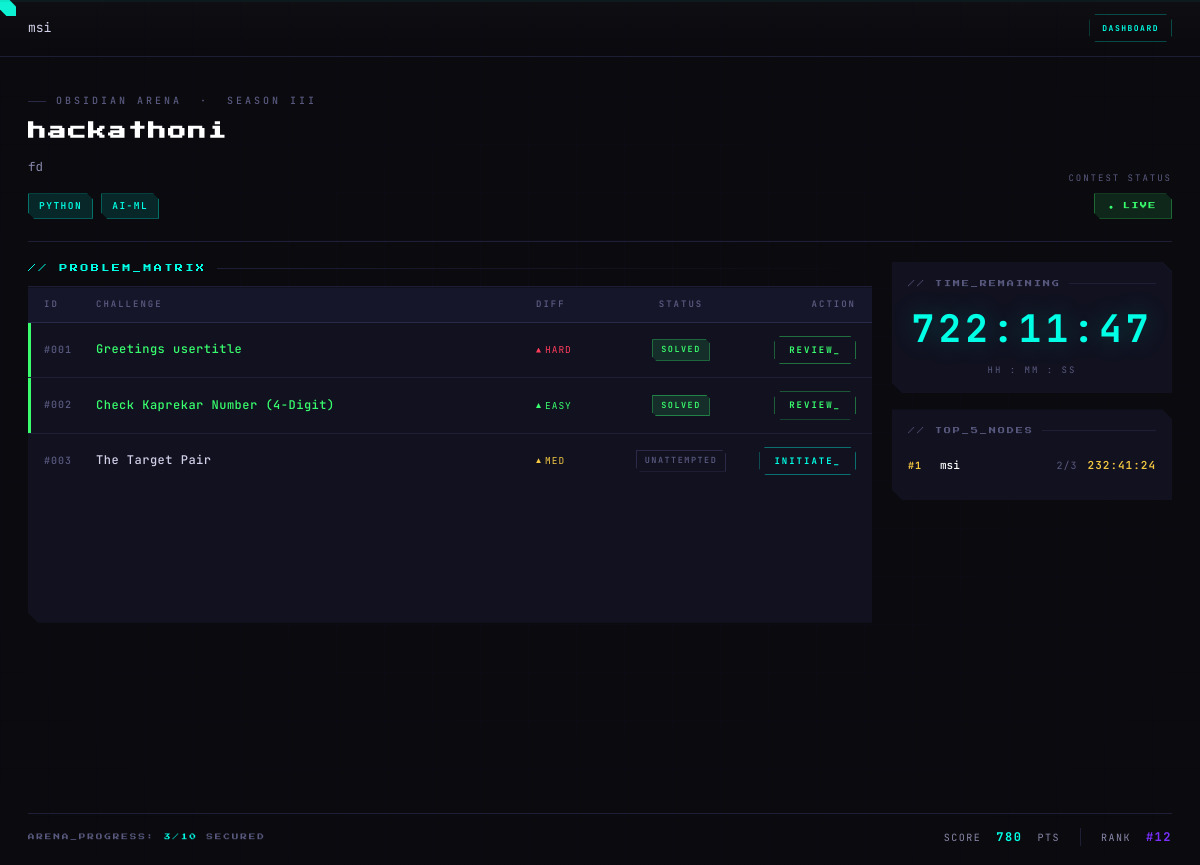
The page /contest/5/lobby/ (signed in) on the database its author committed.
### home/models.py (models this page shows, shortened)
class Contest(models.Model):
    name = models.CharField(max_length=200)
    description = models.TextField()
    start_time = models.DateTimeField()
    end_time = models.DateTimeField()
    passkey = models.CharField(max_length=50, blank=True, null=True)
    tags = models.CharField(max_length=200, blank=True, help_text="Comma-separated tags (e.g. AI, WEB, DSA)")
    prize = models.CharField(max_length=100, blank=True, help_text="Prize pool info")
    penalty_minutes = models.IntegerField(default=10, help_text="Penalty in minutes added per wrong submission")
    problems = models.ManyToManyField(Problem, through='ContestProblem', related_name='contests')

class ContestProblem(models.Model):
    DIFFICULTY_CHOICES = [
        ('EASY', 'Easy'),
        ('MEDIUM', 'Medium'),
        ('HARD', 'Hard'),
    ]
    contest = models.ForeignKey(Contest, on_delete=models.CASCADE)
    problem = models.ForeignKey(Problem, on_delete=models.CASCADE)
    points = models.IntegerField(default=10)
    difficulty = models.CharField(max_length=10, choices=DIFFICULTY_CHOICES, default='EASY')
    class Meta:
        unique_together = ('contest', 'problem')

class Problem(models.Model):
    title = models.CharField(max_length=200)
    statement = models.TextField()
    input_format = models.TextField()
    output_format = models.TextField()
    constraints = models.TextField()
    is_special_judge = models.BooleanField(default=False,
                                           help_text="Check output via custom logic rather than exact match")
    special_judge_script = models.TextField(blank=True, null=True, help_text="Python script to validate output")
    allowed_languages = models.ManyToManyField(Language, related_name='problems')

### home/views.py (the view)
# urls.py: path('contest/<int:contest_id>/lobby/', views.contest_lobby, name='contest_lobby'),
@login_required
def contest_lobby(request, contest_id):
    contest = get_object_or_404(Contest, id=contest_id)
    now = timezone.now()
    is_live = contest.start_time <= now <= contest.end_time
    is_archived = now > contest.end_time
    time_remaining = (contest.end_time - now).total_seconds()
    blackout_active = is_live and (0 < time_remaining <= 600)
    problems = ContestProblem.objects.filter(contest=contest).select_related('problem')
    total_problems = problems.count()
    tags = []
    if contest.tags:
        tags = [t.strip() for t in contest.tags.split(',') if t.strip()]
    leaderboard = []
    try:
        all_subs = Submission.objects.filter(contest=contest).select_related('user', 'problem')
        user_data = {}
        for sub in all_subs:
            uid = sub.user.id
            username = sub.user.username
            pid = sub.problem.id
            if uid not in user_data:
                user_data[uid] = {
                    'user_id': uid,
                    'username': username,
                    'problems': {}
                }
            prob_dict = user_data[uid]['problems']
            if pid not in prob_dict:
                prob_dict[pid] = {
                    'score': sub.score_awarded or 0.0,
                    'time_taken': sub.total_time_taken or 0.0,
                    'is_accepted': sub.is_accepted
                }
            else:
                current_best = prob_dict[pid]
                sub_score = sub.score_awarded or 0.0
                sub_time = sub.total_time_taken or 0.0
                if (sub_score > current_best['score']) or \
                   (sub_score == current_best['score'] and sub_time < current_best['time_taken']):
                    prob_dict[pid] = {
                        'score': sub_score,
                        'time_taken': sub_time,
                        'is_accepted': sub.is_accepted or current_best['is_accepted']
                    }
        for uid, uinfo in user_data.items():
            solved_count = sum(1 for p in uinfo['problems'].values() if p['is_accepted'])
            total_score = sum(p['score'] for p in uinfo['problems'].values())
            total_time = sum(p['time_taken'] for p in uinfo['problems'].values())
            def fmt(mins):
                if mins <= 0:
                    return '00:00:00'
                secs = int(mins * 60)
                h = secs // 3600
                m = (secs % 3600) // 60
                s = secs % 60
                return f"{h}:{str(m).zfill(2)}:{str(s).zfill(2)}"
            leaderboard.append({
                'user_id': uid,
                'username': uinfo['username'],
                'solved': solved_count,
                'score': total_score,
                'time_taken': total_time,
                'time_taken_str': fmt(total_time),
            })
        leaderboard.sort(key=lambda r: (-r['solved'], -r['score'], r['time_taken']))
        solved_problems = list(Submission.objects.filter(
            user=request.user, contest=contest, is_accepted=True
        ).values_list('problem__id', flat=True).distinct()) if request.user.is_authenticated else []
    except OperationalError:
        import datetime
        now = timezone.now()
        leaderboard = [
            {'user_id': 1, 'username': 'cipher_null', 'solved': 7, 'time_taken': 2*3600+14*60+55, 'time_taken_str': '2:14:55'},
            {'user_id': 2, 'username': 'voidwalker_x', 'solved': 6, 'time_taken': 3*3600+5*60+12, 'time_taken_str': '3:05:12'},
            {'user_id': 3, 'username': 'obsidian_dev', 'solved': 5, 'time_taken': 4*3600+22*60+8, 'time_taken_str': '4:22:08'},
        ]
        solved_problems = []
    context = {
        'contest': contest,
        'problems': problems,
        'is_live': is_live,
        'is_archived': is_archived,
        'blackout_active': blackout_active,
        'time_remaining': int(time_remaining) if time_remaining > 0 else 0,
        'contest_end_unix': int(contest.end_time.timestamp()),
        'total_problems': total_problems,
        'solved_problems': solved_problems,
        'leaderboard': leaderboard,
        'tags': tags,
    }
    return render(request, 'home/contest_lobby.html', context)

### home/templates/home/contest_lobby.html (shortened to what this page needs)
{% extends "home/base.html" %}
{% block content %}
<nav>
  <div class="nav-left">
    {% if user.is_authenticated %}
      <div class="nav-username-left">{{ user.username }}</div>
    {% endif %}
  </div>
  <div class="nav-right">
    <a href="{% url 'dashboard' %}"><button class="nav-cta">Dashboard</button></a>
  </div>
</nav>
<div class="lobby">
  <header class="lobby-header">
    <div class="header-left">
      <div class="header-eyebrow">OBSIDIAN ARENA &nbsp;·&nbsp; Season III</div>
      <h1 class="header-title">
        {{ contest.name|default:"NETHER FORGE" }} &nbsp;
      </h1>
      <p class="header-desc">
        {{ contest.description|default:"No description available." }}
      </p>
      <div class="header-badges">
        {% for tag in tags %}
          <span class="badge badge-cyan">{{ tag|upper }}</span>
        {% empty %}
          <span class="badge badge-gray">[GENERAL]</span>
        {% endfor %}
      </div>
    </div>
    <div class="header-status">
      <span class="status-label">Contest Status</span>
      <span class="status-pill status-live">● LIVE</span>
    </div>
  </header>
  <div class="lobby-main">
    <div class="panel-left">
      <div class="panel-heading">// PROBLEM_MATRIX</div>
      <div class="problem-matrix">
        <div class="matrix-head">
          <span class="matrix-head-cell">ID</span>
          <span class="matrix-head-cell">Challenge</span>
          <span class="matrix-head-cell p-diff-cell">Diff</span>
          <span class="matrix-head-cell center">Status</span>
          <span class="matrix-head-cell right">Action</span>
        </div>
          <div class="matrix-body" id="problemBody">
            {% if problems %}
              {% for cp in problems %}
                {% with p=cp.problem %}
                <div class="p-row {% if p.id in solved_problems %}solved{% elif cp.points == 0 %}locked{% endif %}">
                  <span class="p-id">#{{ forloop.counter|stringformat:"03d" }}</span>
                  <span class="p-name">{{ p.title }}</span>
                  <div class="p-diff-cell">
                    <div class="p-diff {% if cp.difficulty == 'HARD' %}diff-hard{% elif cp.difficulty == 'MEDIUM' %}diff-medium{% else %}diff-easy{% endif %}">
                      <span class="diff-pip"></span>
                      <span class="diff-label">{% if cp.difficulty == 'MEDIUM' %}MED{% else %}{{ cp.difficulty|default:"EASY" }}{% endif %}</span>
                    </div>
                  </div>
                  <div class="p-status"><span class="status-tag {% if p.id in solved_problems %}tag-solved{% else %}tag-unattempted{% endif %}">{% if p.id in solved_problems %}SOLVED{% else %}UNATTEMPTED{% endif %}</span></div>
                  <div class="p-action">
                    {% if p.id in solved_problems %}
                      <a href="{% url 'problem_ide' contest.id p.id %}" class="btn-initiate">REVIEW_</a>
                    {% else %}
                      <a href="{% url 'problem_ide' contest.id p.id %}" class="btn-initiate">INITIATE_</a>
                    {% endif %}
                  </div>
                </div>
                {% endwith %}
              {% endfor %}
            {% else %}
              <div style="padding:18px;color:var(--text-mid);">No problems in this contest.</div>
            {% endif %}
        </div>
      </div>
    </div>
    <div class="panel-right" id="telemetryPanel">
      <div class="telem-card">
        <div class="corner-tr"></div>
        <div class="telem-label">// TIME_REMAINING</div>
        <div class="timer-display" id="timerDisplay">02:14:55</div>
        <div class="timer-sub">HH : MM : SS</div>
      </div>
      <div class="telem-card">
        <div class="corner-tr"></div>
        <div class="telem-label">// TOP_5_NODES</div>
        <div class="leaderboard-list">
          {% if leaderboard %}
            {% for entry in leaderboard %}
              <div class="lb-row">
                <span class="lb-rank {% if forloop.first %}gold{% elif forloop.counter == 2 %}silver{% elif forloop.counter == 3 %}bronze{% endif %}">#{{ forloop.counter }}</span>
                <span class="lb-name">{{ entry.username }}</span>
                <span class="lb-solved">{{ entry.solved }}/{{ total_problems }}</span>
                <span class="lb-pts">{{ entry.time_taken_str }}</span>
              </div>
            {% endfor %}
          {% else %}
            <div style="padding:10px;color:var(--text-mid)">No leaderboard data yet.</div>
          {% endif %}
        </div>
      </div>
    </div>
  </div>
  <div class="lobby-hud">
    <span class="hud-label">
      ARENA_PROGRESS: <span id="hudFraction">3/10</span> SECURED
    </span>
    <div class="hud-right">
      <div class="hud-score-box">
        SCORE &nbsp;<strong id="hudScore">780</strong>&nbsp; PTS
      </div>
      <div class="hud-score-box">
        RANK &nbsp;<strong style="color:var(--purple);">#12</strong>
      </div>
    </div>
  </div>
</div>
{% endblock %}

### home/static/home/css/style.css (style rules this page uses)
:root { --obsidian: #0a0a0f; --deep: #0d0d1a; --surface: #111120; --card: #16162a; --border: #2a2a4a; --cyan: #00ffe5; --cyan-dim: #00ffe540; --purple: #7b2fff; --purple-dim: #7b2fff30; --lava: #ff5c1a; --green: #39ff14; --white: #e8e8ff; --muted: #6b6b9a; --pixel: 4px; }
* { margin: 0; padding: 0; box-sizing: border-box; }
html { scroll-behavior: smooth; }
body { background: var(--obsidian); color: var(--white); font-family: 'JetBrains Mono', monospace; overflow-x: hidden; cursor: none; }
nav { position: fixed; top: 0; width: 100%; padding: 0 48px; height: 68px; display: flex; align-items: center; justify-content: space-between; background: rgba(8, 8, 14, 0.62); backdrop-filter: blur(24px) saturate(180%); -webkit-backdrop-filter: blur(24px) saturate(180%); border-bottom: 1px solid rgba(123, 47, 255, 0.18); z-index: 1000; box-shadow: 0 1px 0 rgba(0, 229, 204, 0.04); }
.nav-left { display: flex; align-items: center; gap: 48px; }
.nav-right { display: flex; align-items: center; gap: 4px; }
.nav-cta { font-family: 'Press Start 2P', monospace; font-size: 8px; background: var(--purple); color: white; padding: 10px 18px; border: none; cursor: none; text-transform: uppercase; letter-spacing: 1px; clip-path: polygon(0 0, calc(100% - 8px) 0, 100% 8px, 100% 100%, 8px 100%, 0 calc(100% - 8px)); transition: all 0.2s; box-shadow: 0 0 20px rgba(123, 47, 255, 0.3); }
.lb-row { display: grid; grid-template-columns: 60px 1fr auto auto; align-items: center; padding: 20px 28px; border-bottom: 1px solid var(--border); transition: background 0.2s; gap: 16px; }
.lb-row:last-child { border-bottom: none; }

### rows shown on the page
Contest: name "hackathoni", description "fd"
ContestProblem: problem "Greetings usertitle", difficulty "HARD", shows "SOLVED", shows "REVIEW_"
ContestProblem: problem "Check Kaprekar Number (4-Digit)", difficulty "EASY", shows "SOLVED", shows "REVIEW_"
ContestProblem: problem "The Target Pair", difficulty "MED", shows "UNATTEMPTED", shows "INITIATE_"

### other values the page prints
{{ user.username }} "msi"
{{ tag|upper }} "PYTHON" "AI-ML"
{{ entry.username }} "msi"
{{ entry.solved }} "2"
{{ total_problems }} "3"
{{ entry.time_taken_str }} "232:41:24"
